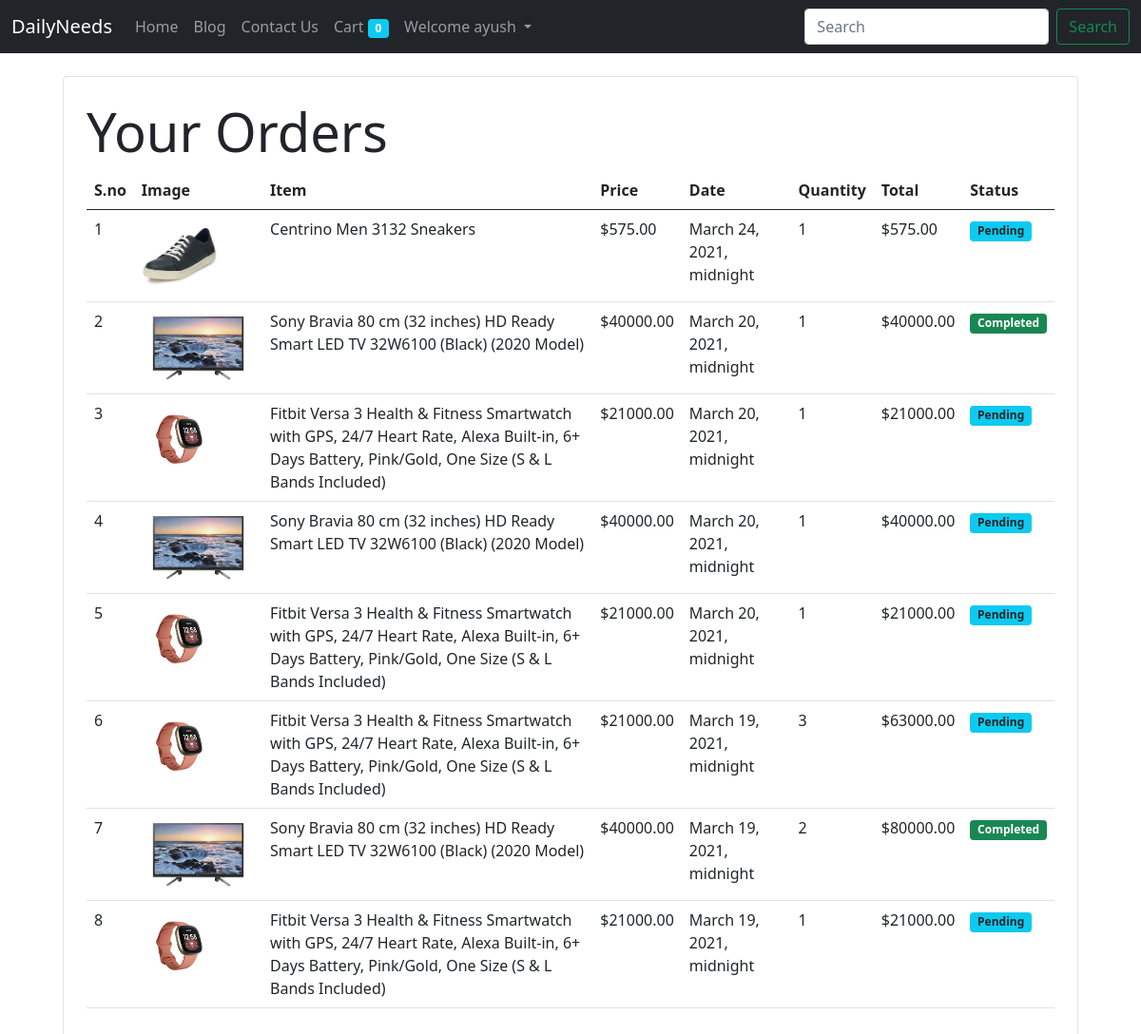
Screenshot of /order (signed in) with the database file from the repository.
### home/models.py (models this page shows, shortened)
class Order(models.Model):
    item=models.ForeignKey(Item,on_delete=models.CASCADE)
    user=models.ForeignKey(User,on_delete=models.CASCADE)
    quantity=models.IntegerField(default=1)
    price=models.IntegerField(default=None,blank=True)
    address=models.CharField(max_length=100,default='')
    phone=models.CharField(max_length=10,default='')
    timestamp=models.DateTimeField(default=now)
    status=models.BooleanField(default=False)
    @staticmethod
    def get_order_by_user(user_id):
        return Order.objects.filter(user=user_id).order_by('timestamp')

class Item(models.Model):
    name=models.CharField(max_length=300)
    price=models.IntegerField()
    category=models.CharField(max_length=20,default=None)
    image=models.ImageField(upload_to='images/',blank=True,null=True)
    description=models.TextField()
    store=models.CharField(max_length=300)
    timestamp=models.DateTimeField()
    slug=models.CharField(max_length=30)

### home/views.py (the view)
# urls.py: path('order',views.order_view,name='order'),
def order_view(request):
    user=request.session.get('user_id')
    orders=Order.get_order_by_user(user)
    orders=orders.reverse()
    return render(request,'home/order.html',{'orders':orders})

### home/templatetags/custom_filter.py (called while the page is built)
@register.filter(name='multiply')
def multiply(number,number1):
    return number*number1

### home/templates/home/order.html (shortened to what this page needs)
{% extends "home/index.html" %}
{% block main %}
{% load cart %}
{% load custom_filter %}
    <div class="container">
        <div class="border rounded p-4 m-4">
            <table class="table">
                <h1 class="display-4">Your Orders</h1>
                <thead>
                  <tr>
                    <th scope="col">S.no</th>
                    <th scope="col">Image</th>
                    <th scope="col">Item</th>
                    <th scope="col">Price</th>
                    <th scope="col">Date</th>
                    <th scope="col">Quantity</th>
                    <th scope="col">Total</th>
                    <th scope="col">Status</th>
                  </tr>
                </thead>
                <tbody>
                    {% for order in orders %}
                    <tr>
                        <td>{{forloop.counter}}</td>
                        <td><img style="height: 80px;" src="{{order.item.image.url}}" alt=""></td>
                        <td>{{order.item.name}}</td>
                        <td>${{order.item.price}}.00</td>
                        <td>{{order.timestamp}}</td>
                        <td>{{order.quantity}}</td>
                        <td>${{order.quantity|multiply:order.price}}.00</td>
                        {% if order.status %}
                        <td><small class="badge bg-success">Completed</small></td>
                        {% else %}
                        <td><small class="badge bg-info text-dark">Pending</small></td>
                        {% endif %}
                    </tr>
                    {% endfor %}
                </tbody>
              </table>
        </div>
    </div>
{% endblock %}

### home/templates/home/index.html (shortened to what this page needs)
<!doctype html>
<html lang="en">
  <head>
    <link href="https://cdn.jsdelivr.net/npm/bootstrap@5.0.0-beta2/dist/css/bootstrap.min.css" rel="stylesheet">
  </head>
  <body>
    <nav class="navbar navbar-expand-lg navbar-dark bg-dark">
        <div class="container-fluid">
          <a class="navbar-brand" href= "/">DailyNeeds</a>
          <div class="collapse navbar-collapse" id="navbarSupportedContent">
            <ul class="navbar-nav me-auto mb-2 mb-lg-0">
              <li class="nav-item">
                <a class="nav-link {% block homeactive %}{% endblock homeactive %} " aria-current="page" href= "/">Home</a>
              </li>
              <li class="nav-item">
                <a class="nav-link {% block blogactive %}{% endblock blogactive %}" href= "/blog/">Blog</a>
              </li>
              <li class="nav-item">
                <a class="nav-link {% block contactactive %}{% endblock contactactive %}" href= "/contact">Contact Us</a>
              </li>
              <li class="nav-item">
                <a class="nav-link {% block cartactive %}{% endblock cartactive %}" href= "/cart">Cart
                  <span class="badge bg-info">
                    {% if request.session.cart %}
                    {{request.session.cart.keys|length}}</span>
                    {% else %}
                    0
                    {% endif %}
                  </a>
              </li>
              <li class="nav-item dropdown">
                {% if user.is_authenticated %}
                <a class="nav-link dropdown-toggle" href="#" id="navbarDropdown" role="button" data-bs-toggle="dropdown" aria-expanded="false">
                  Welcome {{request.user}}
                </a>
                {% endif %}
              </li>
            </ul>
            <form class="d-flex" method="GET" action="/search"  >
              <input class="form-control me-2" type="search" name="search" placeholder="Search" aria-label="Search">
              <button class="btn btn-outline-success" type="submit">Search</button>
            </form>
          </div>
        </div>
      </nav>
    {% block main %}
    {% endblock %}
  </body>
</html>

### rows the page displays
Order: item.image (picture), item.name "Centrino Men 3132 Sneakers", item.price "575", timestamp "March 24, 2021, midnight", quantity "1", quantity|multiply "575", status "Pending"
Order: item.image (picture), item.name "Sony Bravia 80 cm (32 inches) HD Ready Smart LED TV 32W6100 (Black) (2020 Model)", item.price "40000", timestamp "March 20, 2021, midnight", quantity "1", quantity|multiply "40000", status "Completed"
Order: item.image (picture), item.name "Fitbit Versa 3 Health & Fitness Smartwatch with GPS, 24/7 Heart Rate, Alexa Built-in, 6+ Days Battery, Pink/Gold, One Size (S & L Bands Included)", item.price "21000", timestamp "March 20, 2021, midnight", quantity "1", quantity|multiply "21000", status "Pending"
Order: item.image (picture), item.name "Sony Bravia 80 cm (32 inches) HD Ready Smart LED TV 32W6100 (Black) (2020 Model)", item.price "40000", timestamp "March 20, 2021, midnight", quantity "1", quantity|multiply "40000", status "Pending"
Order: item.image (picture), item.name "Fitbit Versa 3 Health & Fitness Smartwatch with GPS, 24/7 Heart Rate, Alexa Built-in, 6+ Days Battery, Pink/Gold, One Size (S & L Bands Included)", item.price "21000", timestamp "March 20, 2021, midnight", quantity "1", quantity|multiply "21000", status "Pending"
Order: item.image (picture), item.name "Fitbit Versa 3 Health & Fitness Smartwatch with GPS, 24/7 Heart Rate, Alexa Built-in, 6+ Days Battery, Pink/Gold, One Size (S & L Bands Included)", item.price "21000", timestamp "March 19, 2021, midnight", quantity "3", quantity|multiply "63000", status "Pending"
Order: item.image (picture), item.name "Sony Bravia 80 cm (32 inches) HD Ready Smart LED TV 32W6100 (Black) (2020 Model)", item.price "40000", timestamp "March 19, 2021, midnight", quantity "2", quantity|multiply "80000", status "Completed"
Order: item.image (picture), item.name "Fitbit Versa 3 Health & Fitness Smartwatch with GPS, 24/7 Heart Rate, Alexa Built-in, 6+ Days Battery, Pink/Gold, One Size (S & L Bands Included)", item.price "21000", timestamp "March 19, 2021, midnight", quantity "1", quantity|multiply "21000", status "Pending"

### other values shown
{{ request.user }} "ayush"
